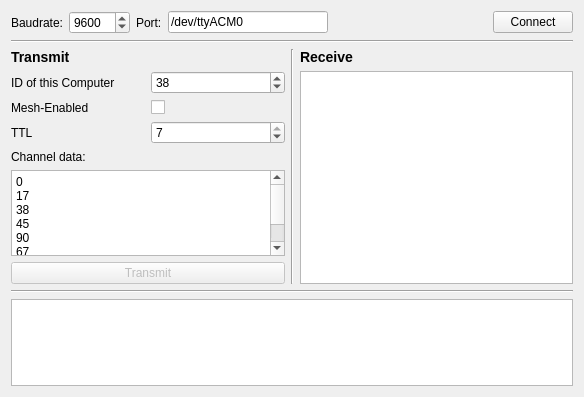
<?xml version="1.0" encoding="UTF-8"?>
<ui version="4.0">
 <class>MainWindow</class>
 <widget class="QMainWindow" name="MainWindow">
  <property name="geometry">
   <rect>
    <x>0</x>
    <y>0</y>
    <width>584</width>
    <height>397</height>
   </rect>
  </property>
  <property name="windowTitle">
   <string>LoRaDesktop</string>
  </property>
  <widget class="QWidget" name="centralWidget">
   <layout class="QVBoxLayout" name="verticalLayout_3">
    <item>
     <layout class="QHBoxLayout" name="horizontalLayout">
      <item>
       <widget class="QLabel" name="label">
        <property name="text">
         <string>Baudrate:</string>
        </property>
       </widget>
      </item>
      <item>
       <widget class="QSpinBox" name="baudInput">
        <property name="minimum">
         <number>1200</number>
        </property>
        <property name="maximum">
         <number>15200</number>
        </property>
        <property name="value">
         <number>9600</number>
        </property>
       </widget>
      </item>
      <item>
       <widget class="QLabel" name="label_2">
        <property name="text">
         <string>Port:</string>
        </property>
       </widget>
      </item>
      <item>
       <widget class="QLineEdit" name="portInput">
        <property name="text">
         <string>/dev/ttyACM0</string>
        </property>
       </widget>
      </item>
      <item>
       <spacer name="horizontalSpacer">
        <property name="orientation">
         <enum>Qt::Horizontal</enum>
        </property>
        <property name="sizeHint" stdset="0">
         <size>
          <width>40</width>
          <height>20</height>
         </size>
        </property>
       </spacer>
      </item>
      <item>
       <widget class="QPushButton" name="btnConnect">
        <property name="text">
         <string>Connect</string>
        </property>
       </widget>
      </item>
     </layout>
    </item>
    <item>
     <widget class="Line" name="line_3">
      <property name="orientation">
       <enum>Qt::Horizontal</enum>
      </property>
     </widget>
    </item>
    <item>
     <layout class="QHBoxLayout" name="horizontalLayout_2">
      <item>
       <layout class="QVBoxLayout" name="verticalLayout">
        <item>
         <widget class="QLabel" name="label_6">
          <property name="text">
           <string>&lt;html&gt;&lt;head/&gt;&lt;body&gt;&lt;h3&gt;Transmit&lt;/h3&gt;&lt;/body&gt;&lt;/html&gt;</string>
          </property>
         </widget>
        </item>
        <item>
         <layout class="QGridLayout" name="gridLayout">
          <item row="0" column="0">
           <widget class="QLabel" name="labelID">
            <property name="text">
             <string>ID of this Computer</string>
            </property>
           </widget>
          </item>
          <item row="0" column="1">
           <widget class="QSpinBox" name="inputID">
            <property name="maximum">
             <number>255</number>
            </property>
            <property name="value">
             <number>38</number>
            </property>
           </widget>
          </item>
          <item row="1" column="1">
           <widget class="QCheckBox" name="checkBoxMesh">
            <property name="text">
             <string/>
            </property>
           </widget>
          </item>
          <item row="1" column="0">
           <widget class="QLabel" name="label_3">
            <property name="text">
             <string>Mesh-Enabled</string>
            </property>
           </widget>
          </item>
          <item row="2" column="0">
           <widget class="QLabel" name="label_4">
            <property name="text">
             <string>TTL</string>
            </property>
           </widget>
          </item>
          <item row="2" column="1">
           <widget class="QSpinBox" name="inputTTL">
            <property name="maximum">
             <number>7</number>
            </property>
            <property name="value">
             <number>7</number>
            </property>
           </widget>
          </item>
         </layout>
        </item>
        <item>
         <widget class="QLabel" name="label_5">
          <property name="text">
           <string>Channel data:</string>
          </property>
          <property name="textFormat">
           <enum>Qt::PlainText</enum>
          </property>
         </widget>
        </item>
        <item>
         <widget class="QTextBrowser" name="textBrowserTransmit">
          <property name="readOnly">
           <bool>false</bool>
          </property>
          <property name="html">
           <string>&lt;!DOCTYPE HTML PUBLIC &quot;-//W3C//DTD HTML 4.0//EN&quot; &quot;http://www.w3.org/TR/REC-html40/strict.dtd&quot;&gt;
&lt;html&gt;&lt;head&gt;&lt;meta name=&quot;qrichtext&quot; content=&quot;1&quot; /&gt;&lt;style type=&quot;text/css&quot;&gt;
p, li { white-space: pre-wrap; }
&lt;/style&gt;&lt;/head&gt;&lt;body style=&quot; font-family:'Sans Serif'; font-size:9pt; font-weight:400; font-style:normal;&quot;&gt;
&lt;p style=&quot; margin-top:0px; margin-bottom:0px; margin-left:0px; margin-right:0px; -qt-block-indent:0; text-indent:0px;&quot;&gt;0&lt;/p&gt;
&lt;p style=&quot; margin-top:0px; margin-bottom:0px; margin-left:0px; margin-right:0px; -qt-block-indent:0; text-indent:0px;&quot;&gt;17&lt;/p&gt;
&lt;p style=&quot; margin-top:0px; margin-bottom:0px; margin-left:0px; margin-right:0px; -qt-block-indent:0; text-indent:0px;&quot;&gt;38&lt;/p&gt;
&lt;p style=&quot; margin-top:0px; margin-bottom:0px; margin-left:0px; margin-right:0px; -qt-block-indent:0; text-indent:0px;&quot;&gt;45&lt;/p&gt;
&lt;p style=&quot; margin-top:0px; margin-bottom:0px; margin-left:0px; margin-right:0px; -qt-block-indent:0; text-indent:0px;&quot;&gt;90&lt;/p&gt;
&lt;p style=&quot; margin-top:0px; margin-bottom:0px; margin-left:0px; margin-right:0px; -qt-block-indent:0; text-indent:0px;&quot;&gt;67&lt;/p&gt;
&lt;p style=&quot; margin-top:0px; margin-bottom:0px; margin-left:0px; margin-right:0px; -qt-block-indent:0; text-indent:0px;&quot;&gt;123&lt;/p&gt;
&lt;p style=&quot; margin-top:0px; margin-bottom:0px; margin-left:0px; margin-right:0px; -qt-block-indent:0; text-indent:0px;&quot;&gt;789&lt;/p&gt;&lt;/body&gt;&lt;/html&gt;</string>
          </property>
         </widget>
        </item>
        <item>
         <widget class="QPushButton" name="buttonTransmit">
          <property name="enabled">
           <bool>false</bool>
          </property>
          <property name="text">
           <string>Transmit</string>
          </property>
          <property name="flat">
           <bool>false</bool>
          </property>
         </widget>
        </item>
       </layout>
      </item>
      <item>
       <widget class="Line" name="line">
        <property name="orientation">
         <enum>Qt::Vertical</enum>
        </property>
       </widget>
      </item>
      <item>
       <layout class="QVBoxLayout" name="verticalLayout_2">
        <item>
         <widget class="QLabel" name="label_7">
          <property name="text">
           <string>&lt;html&gt;&lt;head/&gt;&lt;body&gt;&lt;h3&gt;Receive&lt;/h3&gt;&lt;/body&gt;&lt;/html&gt;</string>
          </property>
         </widget>
        </item>
        <item>
         <widget class="QTextBrowser" name="textReceive"/>
        </item>
       </layout>
      </item>
     </layout>
    </item>
    <item>
     <widget class="Line" name="line_2">
      <property name="orientation">
       <enum>Qt::Horizontal</enum>
      </property>
     </widget>
    </item>
    <item>
     <widget class="QTextBrowser" name="textBrowser">
      <property name="maximumSize">
       <size>
        <width>16777215</width>
        <height>200</height>
       </size>
      </property>
     </widget>
    </item>
   </layout>
  </widget>
 </widget>
 <layoutdefault spacing="6" margin="11"/>
 <resources/>
 <connections/>
</ui>
